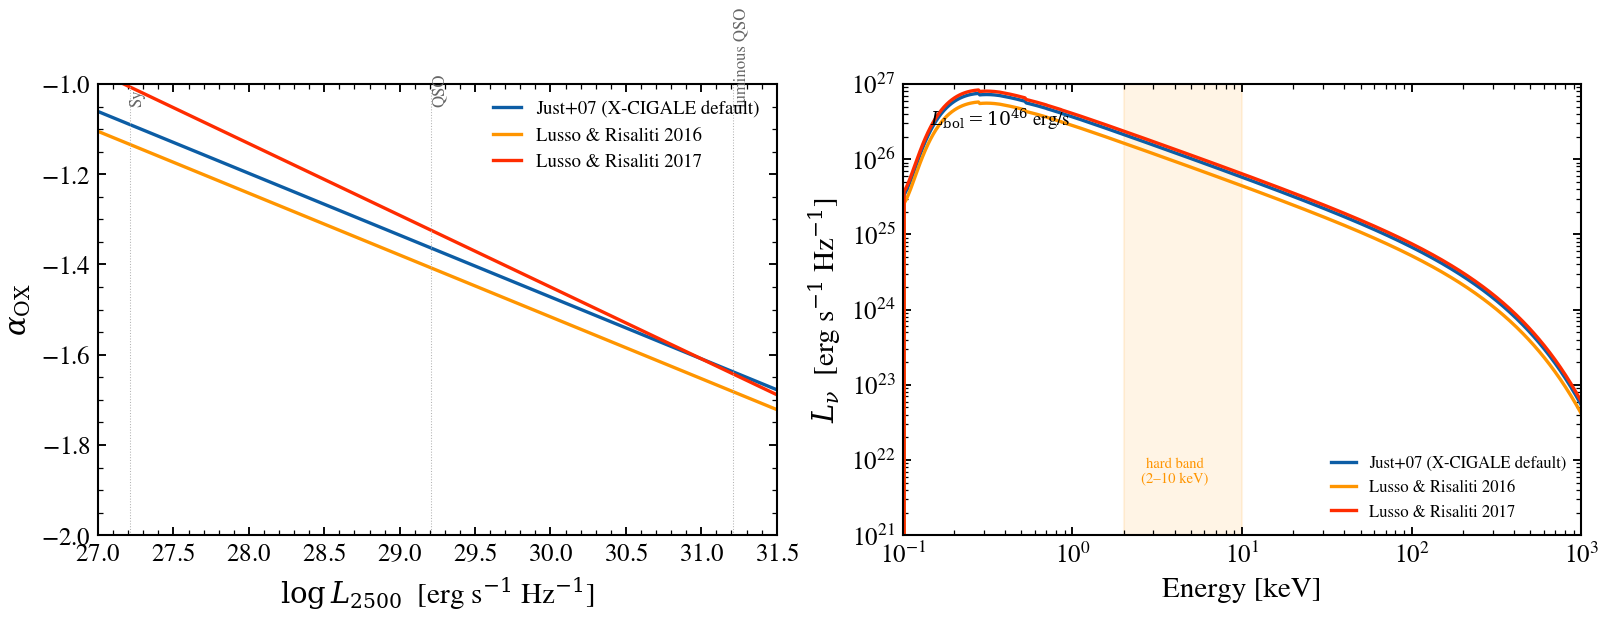

Here is the Python script that generated this plot:
"""
Three empirical alpha_OX-L_2500 prescriptions diverge at the quasar peak
==========================================================================

The CIGALE-faithful corona derives the X-ray normalization from
``L_2500`` via the empirical alpha_OX-L_2500 correlation. tengri ships
three published parametrizations:

- ``just2007`` (Just et al. 2007 Eq. 3, the X-CIGALE default)
- ``lusso_risaliti_2016`` (refit on 2685 SDSS+XMM quasars)
- ``lusso_risaliti_2017`` (steeper slope, high-z sample, used by AGNfitter-rx)

The three agree at Seyfert luminosities and diverge by tenths of a dex
at quasar L_2500. The left panel shows the alpha_OX(L_2500) curves; the
right panel propagates the divergence into the X-ray spectrum at the
upper end (L_bol = 1e46 erg/s, a luminous quasar), where the three
predictions for the 2-10 keV luminosity differ by a factor of ~2.

References
----------

- Just et al. 2007, ApJ 665, 1004.
- Lusso & Risaliti 2016, ApJ 819, 154.
- Lusso & Risaliti 2017, A&A 602, A79.

"""

import os

os.environ["TF_CPP_MIN_LOG_LEVEL"] = "2"  # suppress XLA/PjRt C++ INFO+WARNING logs

import warnings

import jax.numpy as jnp
import matplotlib.pyplot as plt
import numpy as np

from tengri.analysis.plotting import setup_style
from tengri.xray import alpha_ox_from_l2500, xray_agn_corona

setup_style()
warnings.filterwarnings("ignore", message=".*BakedInBackend.*")

RELATIONS = [
    ("just2007", "Just+07 (X-CIGALE default)", "C0"),
    ("lusso_risaliti_2016", "Lusso & Risaliti 2016", "C2"),
    ("lusso_risaliti_2017", "Lusso & Risaliti 2017", "C3"),
]

# Hopkins+2007 BC=5.15 at 2500 A
_BC_NU = 5.15 * 1.199e15

# Left panel: alpha_OX(L_2500) curves
log_l2500_grid = np.linspace(27.0, 31.5, 200)
l2500_grid = 10.0**log_l2500_grid

fig, (ax_a, ax_b) = plt.subplots(1, 2, figsize=(11.0, 4.4))
for relation, label, color in RELATIONS:
    alpha_vals = np.asarray([float(alpha_ox_from_l2500(l, relation=relation)) for l in l2500_grid])
    ax_a.plot(log_l2500_grid, alpha_vals, color=color, lw=1.6, label=label)

# Mark a few canonical luminosity anchors
for L_bol, lbl in [(1.0e43, "Sy"), (1.0e45, "QSO"), (1.0e47, "luminous QSO")]:
    L_2500 = L_bol / _BC_NU
    ax_a.axvline(np.log10(L_2500), color="0.7", lw=0.5, ls=":")
    ax_a.text(np.log10(L_2500), -1.05, lbl, fontsize=8, color="0.4", rotation=90, va="bottom")

ax_a.set(
    xlabel=r"$\log L_{2500}$  [erg s$^{-1}$ Hz$^{-1}$]",
    ylabel=r"$\alpha_{\rm OX}$",
    xlim=(27.0, 31.5),
    ylim=(-2.0, -1.0),
)
ax_a.legend(frameon=False, fontsize=9, loc="upper right")

# Right panel: resulting X-ray spectra at L_bol = 1e46 (high quasar regime)
L_BOL = 1.0e46
L_2500 = L_BOL / _BC_NU
wavelength = jnp.logspace(np.log10(0.0124), np.log10(124.0), 512)
wave_keV = 12.398 / np.asarray(wavelength)

for relation, label, color in RELATIONS:
    sed = np.asarray(
        xray_agn_corona(wavelength, l_2500_30deg_erg_hz=L_2500, alpha_ox_relation=relation)
    )
    ax_b.loglog(wave_keV, sed, color=color, lw=1.6, label=label)

ax_b.axvspan(2.0, 10.0, alpha=0.10, color="C2")
ax_b.text(4.0, 5.0e21, "hard band\n(2–10 keV)", fontsize=7, color="C2", ha="center")
ax_b.set(
    xlim=(0.1, 1000.0),
    ylim=(1.0e21, 1.0e27),
    xlabel="Energy [keV]",
    ylabel=r"$L_\nu$  [erg s$^{-1}$ Hz$^{-1}$]",
)
ax_b.text(
    0.04,
    0.95,
    rf"$L_{{\rm bol}} = 10^{{{int(np.log10(L_BOL))}}}$ erg/s",
    transform=ax_b.transAxes,
    va="top",
    fontsize=9,
)
ax_b.legend(frameon=False, fontsize=8, loc="lower right")

fig.tight_layout()
plt.savefig("plot_alpha_ox_relations.png", dpi=150, bbox_inches="tight")
